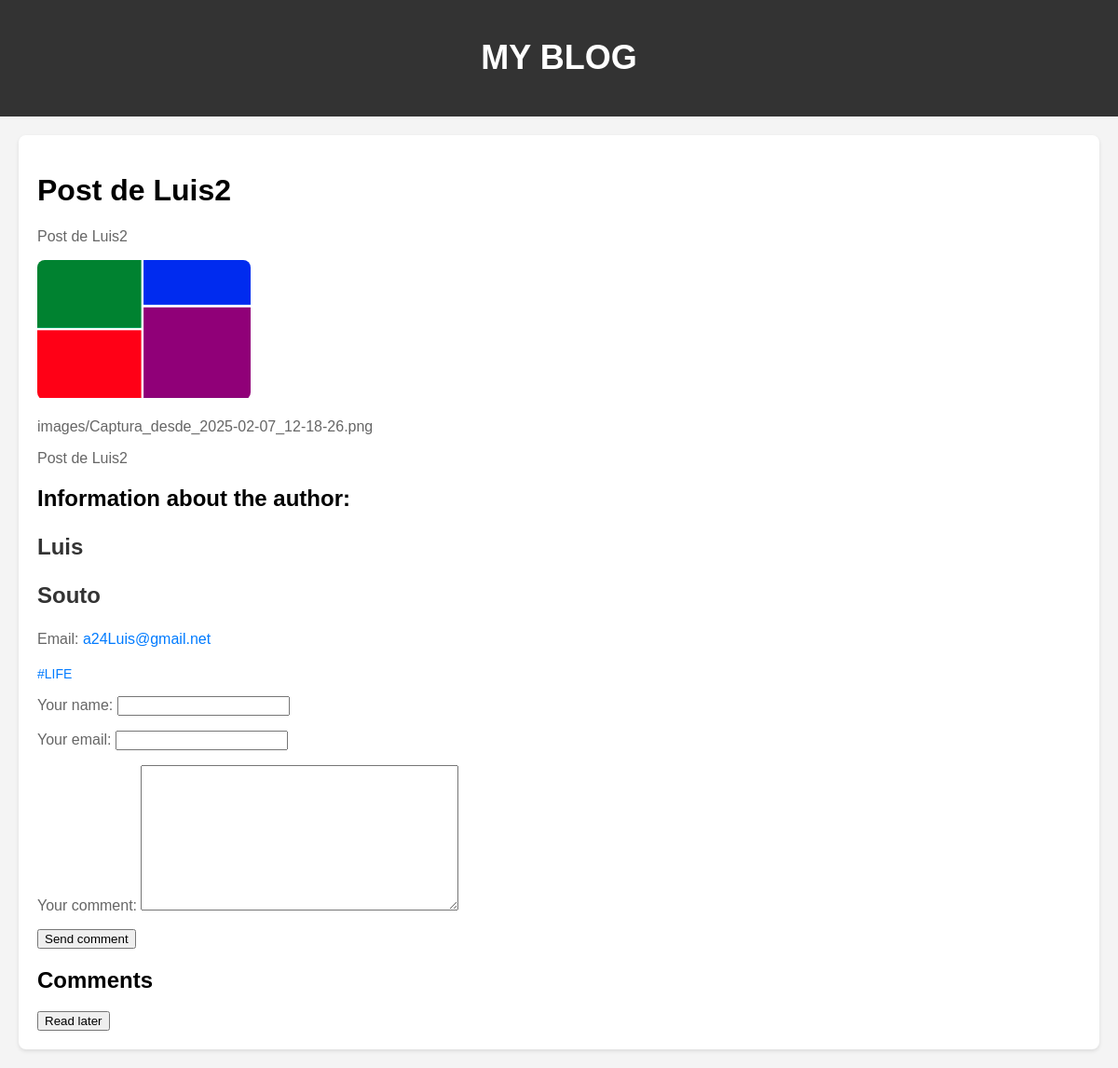
Screenshot of /post/post-de-luis2/ with the database file from the repository.
### blog/models.py (models this page shows, shortened)
class Post(models.Model):
    title = models.CharField(max_length=200)
    excerpt = models.TextField()
    image_name = models.ImageField(upload_to="images",null=True)
    date = models.DateField(auto_now=True)
    slug = models.SlugField(unique=True, db_index=True)
    content = models.TextField(validators=[MinLengthValidator(10)])
    author = models.ForeignKey(Author,null=True,on_delete=models.SET_NULL, related_name='pkposts')
    tags= models.ManyToManyField(Tag)

class Author (models.Model):
    first_name= models.CharField(max_length=100)
    last_name= models.CharField(max_length=100)
    email=models.EmailField(max_length=254, unique=True)

class Tag(models.Model):
    caption = models.CharField(max_length=100)
    def __str__(self):
        return self.caption

### blog/views.py (the view, shortened to what this page needs)
# urls.py: path('post/<slug:slug>/', views.SingleDetailView.as_view(), name='detail'),
class SingleDetailView(View):
    def is_stored_post(self,request,post_id):
        stored_posts=request.session.get("stored_posts")
        if stored_posts is None:
            is_save_for_later=False
        else:
            is_save_for_later=post_id in stored_posts
        return is_save_for_later
    template_name="blogHtmls/detail.html"
    model=Post
    def get(self,request,slug):
        post=Post.objects.get(slug=slug)
        context={
            "post":post,
            "post_tags":post.tags.all(),
            "comment_form":CommentForm(),
            "comments":post.comments.all().order_by("id"),
            "saved_for_later":self.is_stored_post(request,post.id)
        }
        return render(request,"blogHtmls/detail.html",context)

### blog/forms.py
class CommentForm(forms.ModelForm):
    class Meta:
        model=Comment
        fields=["user_name","user_email","text"]
        labels={
            "user_name":"Your name",
            "user_email":"Your email",
            "text":"Your comment",
        }

### blog/templates/blogHtmls/detail.html (shortened to what this page needs)
{% extends "blogHtmls/base.html" %} {% block content %} {% load static %}
<div class="post-container">
    <h1>{{ post.title }}</h1>
    <p>{{ post.excerpt }}</p>
    <img src="{{ post.image_name.url }}" alt="imagen" />
    <p>{{ post.image_name }}</p>
    <p>{{ post.content }}</p>
    <h2>Information about the author:</h2>
    <h3>{{ post.author.first_name }}</h3>
    <h3>{{ post.author.last_name }}</h3>
    <p>
        Email: <a href="mailto:{{ post.author.email }}">{{ post.author.email }}</a>
    </p>
    <div class="tags">
        {% for tag in post.tags.all %}
        <a href="#">{{ tag }}</a>
        {% endfor %}
    </div>
    <div>
        <form action="" method="post">
            {% csrf_token %} {{comment_form.as_p}}
            <input type="submit" value="Send comment" />
        </form>
    </div>
    <div class="comments">
        <h2>Comments</h2>
    </div>
    <form action="{% url "blog:read_later" %}" method="post">
        <button>
            {% if saved_for_later %}
                Remove from Read later list
            {% else %}
            Read later
            {% endif %}
        </button>
    </form>
</div>
{% endblock %}

### blog/templates/blogHtmls/base.html (style rules this page uses)
body { font-family: Arial, sans-serif; background-color: #f4f4f4; margin: 0; padding: 0; }
.post-container { margin: 20px; background-color: white; padding: 20px; border-radius: 8px; box-shadow: 0 2px 4px rgba(0, 0, 0, 0.1); }
.post-container h3 { font-size: 24px; color: #333; }
.post-container img { max-width: 100%; height: auto; border-radius: 8px; }
.post-container p { color: #666; }
.post-container a { color: #007BFF; text-decoration: none; }
.tags { margin-top: 20px; font-size: 14px; color: #555; }
.tags a { margin-right: 10px; color: #007BFF; }

### rows the page displays
Post: title "Post de Luis2", excerpt "Post de Luis2", image_name (picture), image_name "images/Captura_desde_2025-02-07_12-18-26.png", content "Post de Luis2", author.first_name "Luis", author.last_name "Souto", author.email "a24Luis@gmail.net"
Tag: caption "#LIFE"
